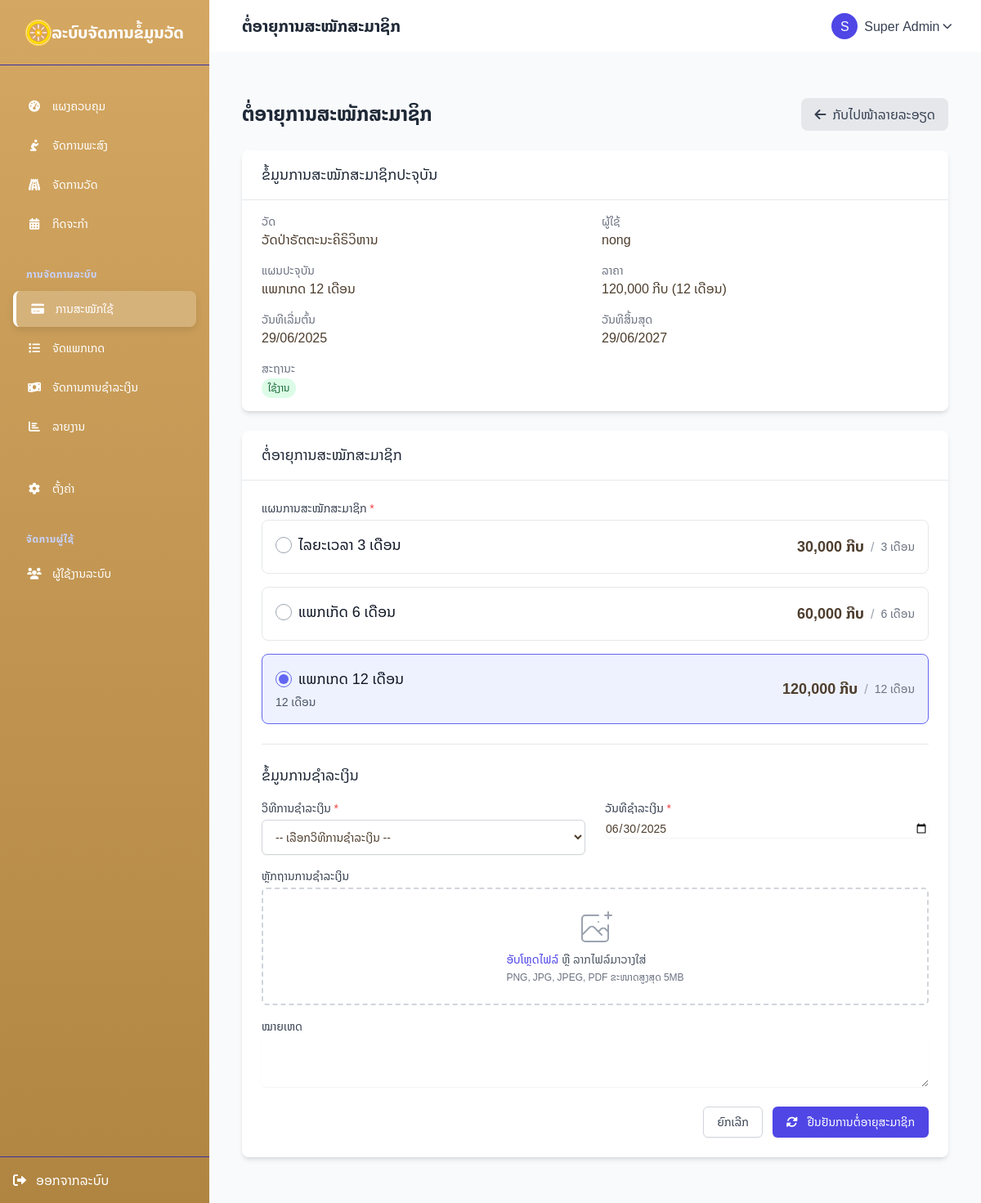
Page /subscriptions/extend.php?id=6 (signed in) on the committed database.
### tables this page shows
CREATE TABLE `subscriptions` (
  `id` int(11) NOT NULL,
  `user_id` int(11) NOT NULL,
  `temple_id` int(11) DEFAULT NULL,
  `plan_id` int(11) DEFAULT NULL,
  `status` enum('active','expired','cancelled','pending') NOT NULL DEFAULT 'pending',
  `start_date` date NOT NULL,
  `end_date` date NOT NULL,
  `amount` decimal(10,2) NOT NULL DEFAULT 0.00,
  `payment_method` varchar(50) DEFAULT NULL,
  `payment_reference` varchar(100) DEFAULT NULL,
  `notes` text DEFAULT NULL,
  `created_at` datetime NOT NULL DEFAULT current_timestamp(),
  `updated_at` datetime DEFAULT NULL ON UPDATE current_timestamp()
);

CREATE TABLE `temples` (
  `id` int(11) NOT NULL,
  `name` varchar(255) NOT NULL,
  `address` text DEFAULT NULL,
  `phone` varchar(50) DEFAULT NULL,
  `email` varchar(255) DEFAULT NULL,
  `website` varchar(255) DEFAULT NULL,
  `founding_date` date DEFAULT NULL,
  `abbot_name` varchar(255) DEFAULT NULL,
  `description` text DEFAULT NULL,
  `photo` varchar(255) DEFAULT NULL,
  `logo` varchar(255) DEFAULT NULL,
  `latitude` decimal(10,8) DEFAULT NULL,
  `longitude` decimal(11,8) DEFAULT NULL,
  `status` enum('active','inactive') DEFAULT 'active',
  `created_at` timestamp NOT NULL DEFAULT current_timestamp(),
  `updated_at` timestamp NOT NULL DEFAULT current_timestamp() ON UPDATE current_timestamp(),
  `province_id` int(11) DEFAULT NULL,
  `district_id` int(11) DEFAULT NULL
);

CREATE TABLE `users` (
  `id` int(11) NOT NULL,
  `temple_id` int(11) DEFAULT NULL,
  `username` varchar(50) NOT NULL,
  `password` varchar(255) NOT NULL,
  `name` varchar(100) DEFAULT NULL,
  `role` enum('superadmin','admin','user','province_admin') DEFAULT 'user',
  `created_at` datetime DEFAULT current_timestamp(),
  `email` varchar(255) DEFAULT NULL,
  `phone` varchar(20) DEFAULT NULL,
  `status` enum('active','pending','inactive') NOT NULL DEFAULT 'pending',
  `updated_at` timestamp NULL DEFAULT NULL,
  `reset_token` varchar(255) DEFAULT NULL,
  `reset_token_expires` datetime DEFAULT NULL
);

CREATE TABLE `subscription_plans` (
  `id` int(11) NOT NULL,
  `name` varchar(100) NOT NULL,
  `description` text DEFAULT NULL,
  `price` decimal(10,2) NOT NULL DEFAULT 0.00,
  `duration_months` int(11) NOT NULL DEFAULT 1,
  `features` text DEFAULT NULL,
  `status` enum('active','inactive') NOT NULL DEFAULT 'active',
  `created_at` datetime NOT NULL DEFAULT current_timestamp(),
  `updated_at` timestamp NULL DEFAULT current_timestamp() ON UPDATE current_timestamp()
);

### config/base_url.php (called while the page is built, shortened)
<?php
$base_url = "http://localhost/temples/";
?>

### subscriptions/extend.php (the view, shortened to what this page needs)
<?php
require_once '../config/db.php';
require_once '../config/base_url.php';
$subscription_id = isset($_GET['id']) && is_numeric($_GET['id']) ? (int)$_GET['id'] : null;
$stmt = $pdo->prepare("
    SELECT s.*,
           u.name as user_name, u.email as user_email,
           t.name as temple_name,
           p.name as plan_name, p.price, p.duration_months
    FROM subscriptions s
    JOIN users u ON s.user_id = u.id
    JOIN temples t ON s.temple_id = t.id
    JOIN subscription_plans p ON s.plan_id = p.id
    WHERE s.id = ?
");
$stmt->execute([$subscription_id]);
$subscription = $stmt->fetch();
$plans_stmt = $pdo->prepare("SELECT * FROM subscription_plans WHERE status = 'active' ORDER BY price ASC");
$plans_stmt->execute();
$available_plans = $plans_stmt->fetchAll();
$selected_plan_id = $subscription['plan_id'];
$payment_date = date('Y-m-d');
require_once '../includes/header.php';
?>
<div class="container mx-auto py-8 px-4">
    <div class="max-w-4xl mx-auto">
        <div class="flex justify-between items-center mb-6">
            <h1 class="text-2xl font-bold text-gray-800">ຕໍ່ອາຍຸການສະໝັກສະມາຊິກ</h1>
            <a href="<?= $base_url ?>subscriptions/view.php?id=<?= $subscription_id ?>" class="bg-gray-200 hover:bg-gray-300 text-gray-700 py-2 px-4 rounded-lg inline-flex items-center">
                <i class="fas fa-arrow-left mr-2"></i>
                ກັບໄປໜ້າລາຍລະອຽດ
            </a>
        </div>
        <div class="bg-white shadow-md rounded-lg mb-6 overflow-hidden">
            <div class="border-b border-gray-200 px-6 py-4">
                <h2 class="text-lg font-medium text-gray-800">ຂໍ້ມູນການສະໝັກສະມາຊິກປະຈຸບັນ</h2>
            </div>
            <div class="px-6 py-4">
                <div class="grid grid-cols-1 md:grid-cols-2 gap-4">
                    <div>
                        <p class="text-sm text-gray-500">ວັດ</p>
                        <p class="font-medium"><?= htmlspecialchars($subscription['temple_name']) ?></p>
                    </div>
                    <div>
                        <p class="text-sm text-gray-500">ຜູ້ໃຊ້</p>
                        <p class="font-medium"><?= htmlspecialchars($subscription['user_name']) ?></p>
                    </div>
                    <div>
                        <p class="text-sm text-gray-500">ແຜນປະຈຸບັນ</p>
                        <p class="font-medium"><?= htmlspecialchars($subscription['plan_name']) ?></p>
                    </div>
                    <div>
                        <p class="text-sm text-gray-500">ລາຄາ</p>
                        <p class="font-medium"><?= number_format($subscription['price']) ?> ກີບ (<?= $subscription['duration_months'] ?> ເດືອນ)</p>
                    </div>
                    <div>
                        <p class="text-sm text-gray-500">ວັນທີເລີ່ມຕົ້ນ</p>
                        <p class="font-medium"><?= date('d/m/Y', strtotime($subscription['start_date'])) ?></p>
                    </div>
                    <div>
                        <p class="text-sm text-gray-500">ວັນທີສິ້ນສຸດ</p>
                        <p class="font-medium <?= strtotime($subscription['end_date']) < time() ? 'text-red-600' : '' ?>">
                            <?= date('d/m/Y', strtotime($subscription['end_date'])) ?>
                        </p>
                    </div>
                    <div>
                        <p class="text-sm text-gray-500">ສະຖານະ</p>
                        <p class="inline-flex items-center">
                            <?php if ($subscription['status'] === 'active'): ?>
                                <span class="px-2 py-1 text-xs rounded-full bg-green-100 text-green-800">ໃຊ້ງານ</span>
                            <?php elseif ($subscription['status'] === 'expired'): ?>
                                <span class="px-2 py-1 text-xs rounded-full bg-red-100 text-red-800">ໝົດອາຍຸ</span>
                            <?php elseif ($subscription['status'] === 'pending'): ?>
                                <span class="px-2 py-1 text-xs rounded-full bg-yellow-100 text-yellow-800">ລໍຖ້າການຢືນຢັນ</span>
                            <?php else: ?>
                                <span class="px-2 py-1 text-xs rounded-full bg-gray-100 text-gray-800"><?= $subscription['status'] ?></span>
                            <?php endif; ?>
                        </p>
                    </div>
                </div>
            </div>
        </div>
        <div class="bg-white shadow-md rounded-lg overflow-hidden">
            <div class="border-b border-gray-200 px-6 py-4">
                <h2 class="text-lg font-medium text-gray-800">ຕໍ່ອາຍຸການສະໝັກສະມາຊິກ</h2>
            </div>
            <form method="post" enctype="multipart/form-data" class="p-6">
                <div class="mb-6">
                    <label for="plan_id" class="block text-sm font-medium text-gray-700 mb-1">ແຜນການສະໝັກສະມາຊິກ <span class="text-red-500">*</span></label>
                    <div class="grid grid-cols-1 gap-4">
                        <?php foreach ($available_plans as $plan): ?>
                            <label class="relative border rounded-lg p-4 cursor-pointer <?= $selected_plan_id == $plan['id'] ? 'border-indigo-500 bg-indigo-50' : 'border-gray-200' ?>">
                                <div class="flex flex-col md:flex-row md:items-center md:justify-between">
                                    <div>
                                        <div class="flex items-center">
                                            <div class="w-5 h-5 border rounded-full flex items-center justify-center mr-2 <?= $selected_plan_id == $plan['id'] ? 'border-indigo-500' : 'border-gray-400' ?>">
                                                <?php if ($selected_plan_id == $plan['id']): ?>
                                                    <div class="w-3 h-3 bg-indigo-500 rounded-full"></div>
                                                <?php endif; ?>
                                            </div>
                                            <h3 class="text-lg font-medium text-gray-900"><?= htmlspecialchars($plan['name']) ?></h3>
                                        </div>
                                        <p class="mt-1 text-sm text-gray-600"><?= htmlspecialchars($plan['description']) ?></p>
                                    </div>
                                    <div class="mt-2 md:mt-0 flex items-center">
                                        <div class="text-lg font-bold"><?= number_format($plan['price']) ?> ກີບ</div>
                                        <span class="text-gray-400 mx-2">/</span>
                                        <div class="text-sm text-gray-500"><?= $plan['duration_months'] ?> ເດືອນ</div>
                                    </div>
                                </div>
                            </label>
                        <?php endforeach; ?>
                    </div>
                </div>
                <div class="border-t border-gray-200 pt-6 mb-6">
                    <h3 class="text-lg font-medium text-gray-800 mb-4">ຂໍ້ມູນການຊຳລະເງິນ</h3>
                    <div class="grid grid-cols-1 md:grid-cols-2 gap-6 mb-4">
                        <div>
                            <label for="payment_method" class="block text-sm font-medium text-gray-700 mb-1">ວິທີການຊຳລະເງິນ <span class="text-red-500">*</span></label>
                            <select id="payment_method" name="payment_method" class="mt-1 block w-full py-2 px-3 border border-gray-300 bg-white rounded-md shadow-sm focus:outline-none focus:ring-indigo-500 focus:border-indigo-500 sm:text-sm" required>
                                <option value="">-- ເລືອກວິທີການຊຳລະເງິນ --</option>
                            </select>
                        </div>
                        <div>
                            <label for="payment_date" class="block text-sm font-medium text-gray-700 mb-1">ວັນທີຊຳລະເງິນ <span class="text-red-500">*</span></label>
                            <input type="date" id="payment_date" name="payment_date" value="<?= htmlspecialchars($payment_date) ?>" max="<?= date('Y-m-d') ?>" class="mt-1 focus:ring-indigo-500 focus:border-indigo-500 block w-full shadow-sm sm:text-sm border-gray-300 rounded-md" required>
                        </div>
                    </div>
                    <div class="mb-4">
                        <label for="payment_proof" class="block text-sm font-medium text-gray-700 mb-1">ຫຼັກຖານການຊຳລະເງິນ</label>
                        <div class="mt-1 flex justify-center px-6 pt-5 pb-6 border-2 border-gray-300 border-dashed rounded-md">
                            <div class="space-y-1 text-center">
                                <div class="flex text-sm text-gray-600">
                                    <label for="payment_proof" class="relative cursor-pointer bg-white rounded-md font-medium text-indigo-600 hover:text-indigo-500 focus-within:outline-none focus-within:ring-2 focus-within:ring-offset-2 focus-within:ring-indigo-500">
                                        <span>ອັບໂຫຼດໄຟລ໌</span>
                                    </label>
                                    <p class="pl-1">ຫຼື ລາກໄຟລ໌ມາວາງໃສ່</p>
                                </div>
                                <p class="text-xs text-gray-500">PNG, JPG, JPEG, PDF ຂະໜາດສູງສຸດ 5MB</p>
                            </div>
                        </div>
                    </div>
                    <div class="mb-4">
                        <label for="payment_notes" class="block text-sm font-medium text-gray-700 mb-1">ໝາຍເຫດ</label>
                        <textarea id="payment_notes" name="payment_notes" rows="3" class="mt-1 focus:ring-indigo-500 focus:border-indigo-500 block w-full shadow-sm sm:text-sm border-gray-300 rounded-md"><?= htmlspecialchars($payment_notes) ?></textarea>
                    </div>
                </div>
                <div class="flex justify-end mt-6 space-x-3">
                    <a href="<?= $base_url ?>subscriptions/view.php?id=<?= $subscription_id ?>" class="py-2 px-4 border border-gray-300 rounded-md shadow-sm text-sm font-medium text-gray-700 bg-white hover:bg-gray-50 focus:outline-none focus:ring-2 focus:ring-offset-2 focus:ring-indigo-500">
                        ຍົກເລີກ
                    </a>
                    <button type="submit" class="py-2 px-4 border border-transparent rounded-md shadow-sm text-sm font-medium text-white bg-indigo-600 hover:bg-indigo-700 focus:outline-none focus:ring-2 focus:ring-offset-2 focus:ring-indigo-500">
                        <i class="fas fa-sync-alt mr-2"></i> ຢືນຢັນການຕໍ່ອາຍຸສະມາຊິກ
                    </button>
                </div>
            </form>
        </div>
    </div>
</div>
<?php
require_once '../includes/footer.php';
?>

### assets/css/head.css (style rules this page uses)
body { font-family: 'Noto Sans Lao', sans-serif; background-color: #F9FAFB; }
:root { --color-primary: #D4A762; --color-primary-dark: #B08542; --color-secondary: #9B7C59; --color-accent: #E9CDA8; --color-light: #F9F5F0; --color-lightest: #FFFCF7; --color-dark: #4E3E2E; --color-muted: #8E7D6A; --color-success: #7A9B78; --color-danger: #C57B70; }
body { color: var(--color-dark); background-color: var(--color-lightest); }

### rows in the picture
subscriptions: temple.name "ວັດປ່າຣັຕຕະນະຄິຣິວິຫານ", user.name "nong", plan.name "ແພກເກດ 12 ເດືອນ", plan.price "120,000", plan.duration_months "12", start_date "29/06/2025", end_date "29/06/2027"
subscription_plans: name "ໄລຍະເວລາ 3 ເດືອນ", price "30,000", duration_months "3"
subscription_plans: name "ແພກເກັດ 6 ເດືອນ", price "60,000", duration_months "6"
subscription_plans: name "ແພກເກດ 12 ເດືອນ", description "12 ເດືອນ", price "120,000", duration_months "12"

### other values in the picture
$page_title "ຕໍ່ອາຍຸການສະໝັກສະມາຊິກ"
substr($_SESSION['user']['name'], 0, 1) "S"
$_SESSION['user']['name'] "Super Admin"
